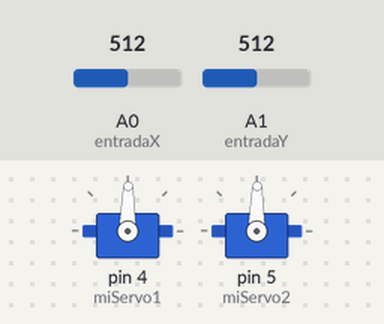
The sketch below on a simulated Arduino Uno, built with avr-gcc and run on an emulated ATmega328P. Shown: 2 × servo. The inputs (shaded band) are chosen by the test bench; at power-on: A0 (entradaX) = 512, A1 (entradaY) = 512.

Above: at 1.2 s.
1.3 s: A0 (entradaX) set to 716
At 2.4 s:
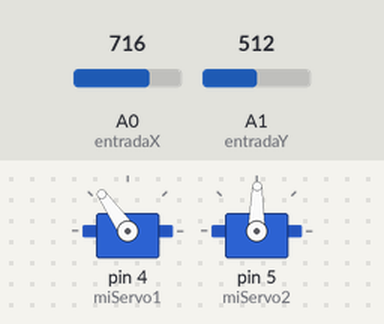
2.8 s: A1 (entradaY) set to 716
At 4.0 s:
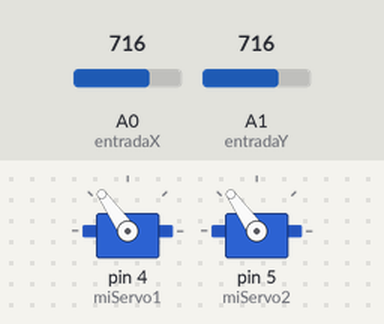
4.3 s: A0 (entradaX) set to 900
At 5.5 s:
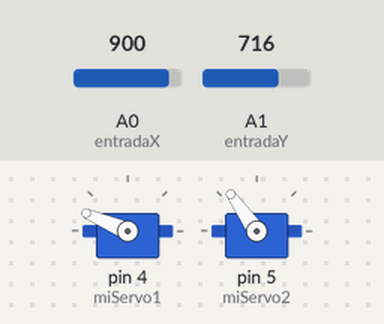
5.8 s: A1 (entradaY) set to 900
At 6.7 s:
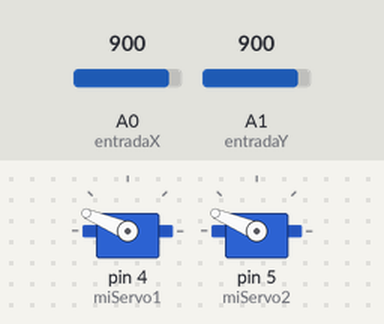
7.3 s: A0 (entradaX) set to 1023
At 8.3 s:
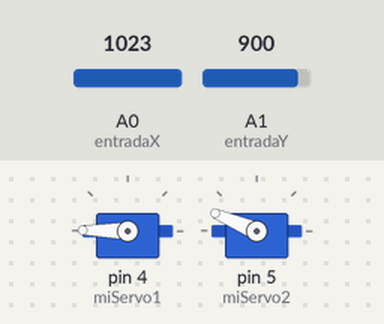
8.8 s: A1 (entradaY) set to 1023
At 10.0 s:
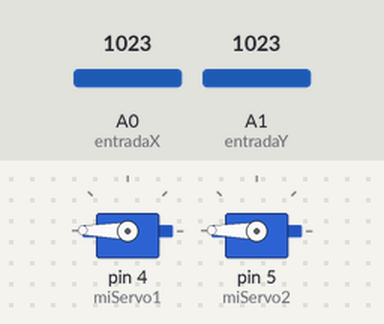
Timing chart, 0 to 11.3 s (numbered marks = the images above; inputs shaded):
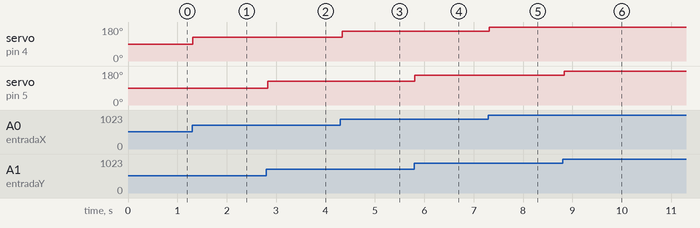

The sketch:

CONTROL_DE_SERVOMOTORES_CON_JOYSTICK_ANAL_GICO.ino
```cpp
//Servos controlados por Joystick X Y
//Desarrollado por José Acosta      2017 - 02 - 19
//jz.akta@gmail.com


#include <Servo.h>        //Librería Servo

/*DEFINICION DE VARIABLES*/
Servo miServo1;
Servo miServo2;
int entradaX = A0;
int entradaY = A1;
int x=0;

void setup()
{
/*DECLARACIÓN PINES SALIDA SERVO*/
  miServo1.attach(4);                       //Enlazamos la salida del primer servo al puerto 8
  miServo2.attach(5);                       //Enlazamos la salida del segundo servo al puerto 9
}

void loop()
{
/*DEFINICIÓN DEL PROGRAMA*/
    int valor1 = analogRead(entradaX);       //Adquisición de datos Joystick Analógico en X
    int valor2 = analogRead(entradaY);       //Adquisición de datos Joystick Analógico en Y
//LECTURA DE DATOS
    valor1 = map(valor1,0,1023,0,179);       //conversión de resolución
    valor2 = map(valor2,0,1023,0,179);       //conversión de resolución
    miServo1.write(valor1);                  //Escritura de posición servo 1 ---> Joystick en X
    miServo2.write(valor2);                  //Escritura de posición servo 2 ---> Joystick en Y
    delay(50);
}
```

Measured:
- after the input at 1.3 s, servo on pin 4 (miServo1): 89° → 125° at once
- after the input at 2.8 s, servo on pin 5 (miServo2): 89° → 125° at once
- after the input at 4.3 s, servo on pin 4 (miServo1): 125° → 157° at once
- after the input at 5.8 s, servo on pin 5 (miServo2): 125° → 157° at once
- after the input at 7.3 s, servo on pin 4 (miServo1): 157° → 179° at once
- after the input at 8.8 s, servo on pin 5 (miServo2): 157° → 179° at once
